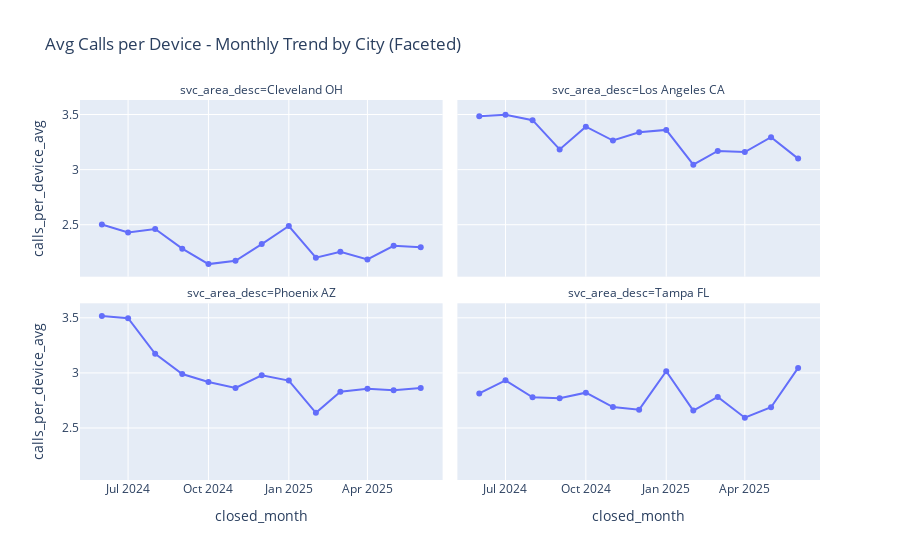

Notebook code for this chart:
### Code cell
fig = px.line(
    monthly_avg,
    x="closed_month",
    y="calls_per_device_avg",
    facet_col="svc_area_desc",
    facet_col_wrap=2,
    markers=True,
    title="Avg Calls per Device - Monthly Trend by City (Faceted)"
)
fig.update_layout(showlegend=False)
fig.show()

### Figure 1 — Plotly figure (JSON) as saved in the notebook; plotly's stock layout.template omitted (floating-point values rounded to 4 significant figures)
{"data": [{"hovertemplate": "svc_area_desc=Cleveland OH<br>closed_month=%{x}<br>calls_per_device_avg=%{y}<extra></extra>", "legendgroup": "", "line": {"color": "#636efa", "dash": "solid"}, "marker": {"symbol": "circle"}, "mode": "lines+markers", "name": "", "orientation": "v", "showlegend": false, "type": "scatter", "x": ["2024-06", "2024-07", "2024-08", "2024-09", "2024-10", "2024-11", "2024-12", "2025-01", "2025-02", "2025-03", "2025-04", "2025-05", "2025-06"], "xaxis": "x3", "y": [2.502, 2.429, 2.462, 2.283, 2.143, 2.173, 2.324, 2.488, 2.2, 2.255, 2.185, 2.309, 2.296], "yaxis": "y3"}, {"hovertemplate": "svc_area_desc=Los Angeles CA<br>closed_month=%{x}<br>calls_per_device_avg=%{y}<extra></extra>", "legendgroup": "", "line": {"color": "#636efa", "dash": "solid"}, "marker": {"symbol": "circle"}, "mode": "lines+markers", "name": "", "orientation": "v", "showlegend": false, "type": "scatter", "x": ["2024-06", "2024-07", "2024-08", "2024-09", "2024-10", "2024-11", "2024-12", "2025-01", "2025-02", "2025-03", "2025-04", "2025-05", "2025-06"], "xaxis": "x4", "y": [3.485, 3.498, 3.449, 3.183, 3.39, 3.264, 3.339, 3.36, 3.045, 3.169, 3.159, 3.295, 3.1], "yaxis": "y4"}, {"hovertemplate": "svc_area_desc=Phoenix AZ<br>closed_month=%{x}<br>calls_per_device_avg=%{y}<extra></extra>", "legendgroup": "", "line": {"color": "#636efa", "dash": "solid"}, "marker": {"symbol": "circle"}, "mode": "lines+markers", "name": "", "orientation": "v", "showlegend": false, "type": "scatter", "x": ["2024-06", "2024-07", "2024-08", "2024-09", "2024-10", "2024-11", "2024-12", "2025-01", "2025-02", "2025-03", "2025-04", "2025-05", "2025-06"], "xaxis": "x", "y": [3.517, 3.497, 3.173, 2.99, 2.917, 2.863, 2.978, 2.93, 2.638, 2.829, 2.855, 2.842, 2.864], "yaxis": "y"}, {"hovertemplate": "svc_area_desc=Tampa FL<br>closed_month=%{x}<br>calls_per_device_avg=%{y}<extra></extra>", "legendgroup": "", "line": {"color": "#636efa", "dash": "solid"}, "marker": {"symbol": "circle"}, "mode": "lines+markers", "name": "", "orientation": "v", "showlegend": false, "type": "scatter", "x": ["2024-06", "2024-07", "2024-08", "2024-09", "2024-10", "2024-11", "2024-12", "2025-01", "2025-02", "2025-03", "2025-04", "2025-05", "2025-06"], "xaxis": "x2", "y": [2.814, 2.933, 2.778, 2.769, 2.821, 2.69, 2.667, 3.015, 2.658, 2.782, 2.594, 2.688, 3.046], "yaxis": "y2"}], "layout": {"annotations": [{"font": {}, "showarrow": false, "text": "svc_area_desc=Phoenix AZ", "x": 0.245, "xanchor": "center", "xref": "paper", "y": 0.465, "yanchor": "bottom", "yref": "paper"}, {"font": {}, "showarrow": false, "text": "svc_area_desc=Tampa FL", "x": 0.755, "xanchor": "center", "xref": "paper", "y": 0.465, "yanchor": "bottom", "yref": "paper"}, {"font": {}, "showarrow": false, "text": "svc_area_desc=Cleveland OH", "x": 0.245, "xanchor": "center", "xref": "paper", "y": 1.0, "yanchor": "bottom", "yref": "paper"}, {"font": {}, "showarrow": false, "text": "svc_area_desc=Los Angeles CA", "x": 0.755, "xanchor": "center", "xref": "paper", "y": 1.0, "yanchor": "bottom", "yref": "paper"}], "legend": {"tracegroupgap": 0}, "showlegend": false, "title": {"text": "Avg Calls per Device - Monthly Trend by City (Faceted)"}, "xaxis": {"anchor": "y", "domain": [0, 0.49], "title": {"text": "closed_month"}}, "xaxis2": {"anchor": "y2", "domain": [0.51, 1], "matches": "x", "title": {"text": "closed_month"}}, "xaxis3": {"anchor": "y3", "domain": [0, 0.49], "matches": "x", "showticklabels": false}, "xaxis4": {"anchor": "y4", "domain": [0.51, 1], "matches": "x", "showticklabels": false}, "yaxis": {"anchor": "x", "domain": [0, 0.465], "title": {"text": "calls_per_device_avg"}}, "yaxis2": {"anchor": "x2", "domain": [0, 0.465], "matches": "y", "showticklabels": false}, "yaxis3": {"anchor": "x3", "domain": [0.535, 1.0], "matches": "y", "title": {"text": "calls_per_device_avg"}}, "yaxis4": {"anchor": "x4", "domain": [0.535, 1.0], "matches": "y", "showticklabels": false}}}
